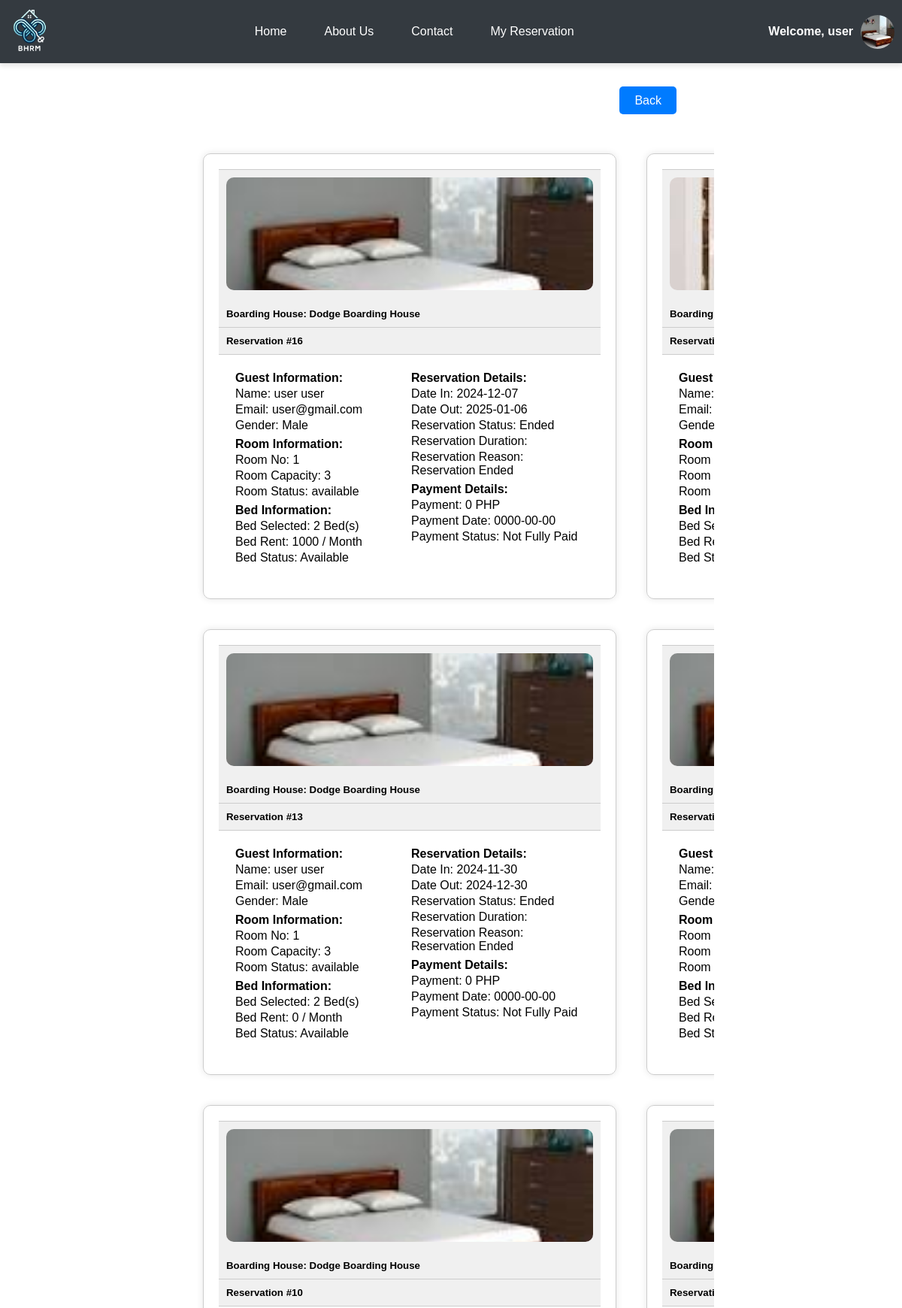
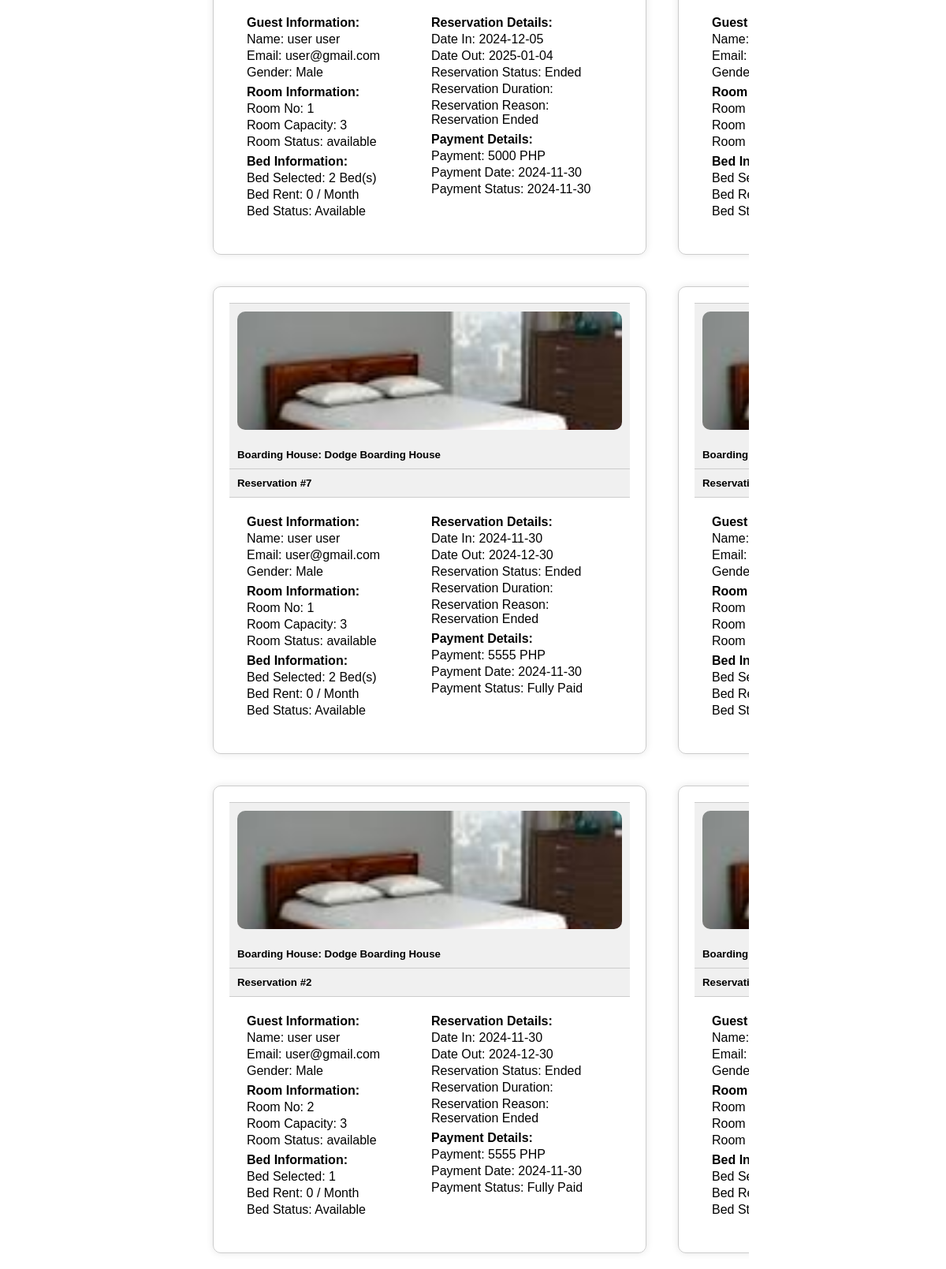
The page /reservation.php (signed in) on the database its author committed (2 pictures, top to bottom).
### tables this page shows
CREATE TABLE `users` (
  `id` int(11) NOT NULL,
  `image` varchar(255) NOT NULL,
  `fname` varchar(50) NOT NULL,
  `lname` varchar(50) NOT NULL,
  `uname` varchar(50) NOT NULL,
  `pass` varchar(50) NOT NULL,
  `role` varchar(50) NOT NULL,
  `hname` varchar(255) NOT NULL
);

CREATE TABLE `reservation` (
  `id` int(255) NOT NULL,
  `fname` varchar(255) NOT NULL,
  `lname` varchar(255) NOT NULL,
  `email` varchar(255) NOT NULL,
  `gender` varchar(255) NOT NULL,
  `date_in` date DEFAULT NULL,
  `date_out` date DEFAULT NULL,
  `tenant_status` varchar(255) NOT NULL,
  `addons` varchar(255) NOT NULL,
  `room_no` int(255) NOT NULL,
  `bed_no` varchar(255) NOT NULL,
  `bed_price` int(255) NOT NULL,
  `bed_stat` varchar(255) NOT NULL,
  `capacity` int(255) NOT NULL,
  `amenities` varchar(255) NOT NULL,
  `price` int(255) NOT NULL,
  `image` varchar(255) NOT NULL,
  `status` varchar(255) NOT NULL,
  `payment` int(255) NOT NULL,
  `pay_stat` varchar(255) NOT NULL,
  `pay_date` date DEFAULT NULL,
  `res_stat` varchar(255) NOT NULL,
  `res_duration` varchar(255) NOT NULL,
  `res_reason` varchar(255) NOT NULL,
  `hname` varchar(255) NOT NULL,
  `owner` varchar(255) NOT NULL
);

### reservation.php (the view, shortened to what this page needs)
<?php require 'php/connection.php';
?>
<!DOCTYPE html>
<html lang="en">
<head>
</head>
<body>
    <?php include 'navbar.php'; ?>
    <?php if(!empty($_SESSION['role']) && $_SESSION['role'] == 'landlord'): ?>
    <?php else: ?>
        <div class="back">
            <div>
                <?php
                    if(empty($_SESSION['uname'])){
                        echo "<a class='btn' href='index.php'>Back</a>";
                    }else{
                        echo "<a class='btn' href='index.php'>Back</a>";
                    }
                ?>
            </div>
        </div>
    <?php endif; ?>
    <div class="container">
        <?php
        $uname = $_SESSION['uname'];
        if (!empty($_SESSION['uname']) && $_SESSION['role'] == 'user' && empty($_SESSION['hname'])) {
            $query = "SELECT * FROM reservation WHERE email = '$uname' ORDER BY id DESC";
            $result = mysqli_query($conn, $query);
            while ($reservation = mysqli_fetch_assoc($result)) {
                $hname = $reservation['hname'];
        ?>
                <div class="card">
                    <div class="card-footer">
                        <img src="<?php echo $reservation['image']; ?>" alt="Boarding House Image">
                    </div>
                    <div class="card-header">
                        <h5>Boarding House: <?php echo $reservation['hname']; ?></h5>
                    </div>
                    <div class="card-header">
                        <h5>Reservation #<?php echo $reservation['id']; ?></h5>
                    </div>
                    <div class="card-body">
                        <div class="row">
                            <div class="col-md-6">
                                <p><strong>Guest Information:</strong></p>
                                <p>Name: <?php echo $reservation['fname'] . ' ' . $reservation['lname']; ?></p>
                                <p>Email: <?php echo $reservation['email']; ?></p>
                                <p>Gender: <?php echo $reservation['gender']; ?></p>
                            </div>
                            <div class="col-md-6">
                                <p><strong>Room Information:</strong></p>
                                <p>Room No: <?php echo $reservation['room_no']; ?></p>
                                <p>Room Capacity: <?php echo $reservation['capacity']; ?></p>
                                <p>Room Status: <?php echo $reservation['status']; ?></p>
                            </div>
                            <div class="col-md-6">
                                <p><strong>Bed Information:</strong></p>
                                <p>Bed Selected: <?php echo $reservation['bed_no']; ?></p>
                                <p>Bed Rent: <?php echo $reservation['bed_price']; ?> / Month</p>
                                <p>Bed Status: <?php echo $reservation['bed_stat']; ?></p>
                            </div>
                        </div>
                        <div class="row">
                            <div class="col-md-6">
                                <p><strong>Reservation Details:</strong></p>
                                <p>Date In: <?php echo $reservation['date_in']; ?></p>
                                <p>Date Out: <?php echo $reservation['date_out']; ?></p>
                                <p>Reservation Status: <?php echo $reservation['res_stat']; ?></p>
                                <p>Reservation Duration: <?php echo $reservation['res_duration']; ?></p>
                                <p>Reservation Reason: <?php echo $reservation['res_reason']; ?></p>
                            </div>
                            <?php
                            $paymentQuery = "SELECT * FROM payments WHERE email = '$uname' AND hname = '$hname' ORDER BY id DESC";
                            $paymentResult = mysqli_query($conn, $paymentQuery);
                            if (mysqli_num_rows($paymentResult) > 0) {
                                while ($payment = mysqli_fetch_assoc($paymentResult)) {
                            ?>
                                    <div class="col-md-6">
                                        <p><strong>Payment Details:</strong></p>
                                        <p>Payment: <?php echo $payment['payment'] . ' PHP'; ?></p>
                                        <p>Payment Date: <?php echo $payment['pay_date']; ?></p>
                                        <p>Payment Status: <?php echo $payment['pay_stat']; ?></p>
                                    </div>
                                <?php
                                }
                            } else { ?>
                                <div class="col-md-6">
                                    <p><strong>Payment Details:</strong></p>
                                    <p>Payment: <?php echo $reservation['payment'] . ' PHP'; ?></p>
                                    <p>Payment Date: <?php echo $reservation['pay_date'];  ?></p>
                                    <p>Payment Status: <?php echo $reservation['pay_stat'];  ?></p>
                                </div>
                            <?php } ?>
                        </div>
                    </div>
                </div>
        <?php
            }
        }
        ?>
    </div>
</body>
</html>

### navbar.php (shortened to what this page needs)
<!DOCTYPE html>
<html lang="en">
<head>
</head>
<body>
    <?php
        if(!empty($_SESSION['uname'])){
            $uname = $_SESSION['uname'];
            $query = "select * from users where uname = '$uname'";
            $result = mysqli_query($conn, $query);
            $fetch = mysqli_fetch_assoc($result);
        }
    ?>
    <nav class="navbar">
        <a class="navbar-brand" href="#">
            <img src="images/logo.png" alt="Logo">
        </a>
        <div class="nav-links">
            <a class="nav-link" href="index.php">Home</a>
            <a class="nav-link" href="about.php">About Us</a>
            <a class="nav-link" href="contact.php">Contact</a>
            <?php if (!empty($_SESSION["uname"]) && !empty($_SESSION["role"]) && $_SESSION['role'] == 'user'): ?>
                <a class="nav-link" href="reservation.php">My Reservation</a>
            <?php endif; ?>
        </div>
        <div class="login">
            <?php if (empty($_SESSION['uname'])): ?>
                <a class="button" href="php/login.php">Login</a>
            <?php else: ?>
            <div class="profile-dropdown">
                <span>Welcome, <?php echo $fetch['fname']; ?></span>
                <img src="<?php echo $fetch['image']?>" alt="Profile Image" class="profile-img">
            </div>
            <?php endif; ?>
        </div>
    </nav>
</body>
</html>

### reservation.php (style rules this page uses)
* { margin: 0; padding: 0; box-sizing: border-box; font-family: sans-serif; }
a { text-decoration: none; color: black; }
body { margin: 0; font-family: Arial, sans-serif; margin-left: 220px; }
body { margin: 0; padding: 0; box-sizing: border-box; color: black; }
img { width: 150px; height: auto; }
.back { height: 100px; display: flex; justify-content: right; align-items: center; margin-right: 300px; }
.back a { height: auto; }
.btn { color: rgb(255, 255, 255); padding: 10px 20px; border-radius: 5px; font-size: 16px; cursor: pointer; background-color: #007bff; }
.container { margin: 0 250px; width: auto; display: grid; grid-template-columns: 1fr 1fr 1fr; grid-template-rows: 1fr; overflow-y: scroll; overflow-x: scroll; height: auto; }
.card { margin: 20px; padding: 20px; display: flex; flex-direction: column; justify-content: space-around; border: 1px solid #ccc; border-radius: 10px; box-shadow: 0 0 10px rgba(0, 0, 0, 0.1); width: 550px; }
.card-header { background-color: #f0f0f0; padding: 10px; border-bottom: 1px solid #ccc; }
.card-body { width: auto; padding: 20px; display: grid; grid-template-columns: 1fr 1fr; }
.col-md-6 { padding: 2px; }
.col-md-6 p { margin-bottom: 3px; }
.card-footer { padding: 10px; background-color: #f0f0f0; border-top: 1px solid #ccc; }
.card-footer img { width: 100%; height: 150px; object-fit: cover; border-radius: 10px; }

### navbar.php (style rules this page uses)
* { margin: 0; padding: 0; box-sizing: border-box; font-family: sans-serif; }
.navbar { background-color: #343a40; padding-top: 10; display: flex; justify-content: space-between; align-items: center; box-shadow: 0 4px 6px rgba(0, 0, 0, 0.1); }
.navbar-brand img { width: 80px; height: 80px; }
.nav-links { display: flex; justify-content: center; align-items: center; gap: 20px; }
.nav-link { color: white; text-decoration: none; padding: 10px 15px; transition: color 0.3s ease, transform 0.3s ease; }
.login { display: flex; align-items: center; position: relative; }
.profile-dropdown { position: relative; display: flex; align-items: center; cursor: pointer; }
.profile-img { width: 45px; height: 45px; border-radius: 50%; object-fit: cover; margin-right: 10px; }
.profile-dropdown span { font-weight: bold; color: white; margin-right: 10px; }

### rows shown on the page
users: fname "user", image (picture)
reservation: image (picture), hname "Dodge Boarding House", id "16", fname "user", lname "user", email "user@gmail.com", gender "Male", room_no "1", capacity "3", status "available", bed_no "2 Bed(s)", bed_price "1000", bed_stat "Available", date_in "2024-12-07", date_out "2025-01-06", res_stat "Ended", res_reason "Reservation Ended", payment "0", pay_date "0000-00-00", pay_stat "Not Fully Paid"
reservation: image (picture)
reservation: image (picture), hname "Dodge Boarding House", id "13", fname "user", lname "user", email "user@gmail.com", gender "Male", room_no "1", capacity "3", status "available", bed_no "2 Bed(s)", bed_price "0", bed_stat "Available", date_in "2024-11-30", date_out "2024-12-30", res_stat "Ended", res_reason "Reservation Ended", payment "0", pay_date "0000-00-00", pay_stat "Not Fully Paid"
reservation: image (picture)
reservation: image (picture), hname "Dodge Boarding House", id "10", fname "user", lname "user", email "user@gmail.com", gender "Male", room_no "1", capacity "3", status "available", bed_no "2 Bed(s)", bed_price "0", bed_stat "Available", date_in "2024-12-05", date_out "2025-01-04", res_stat "Ended", res_reason "Reservation Ended", payment "5000", pay_date "2024-11-30", pay_stat "2024-11-30"
reservation: image (picture)
reservation: image (picture), hname "Dodge Boarding House", id "7", fname "user", lname "user", email "user@gmail.com", gender "Male", room_no "1", capacity "3", status "available", bed_no "2 Bed(s)", bed_price "0", bed_stat "Available", date_in "2024-11-30", date_out "2024-12-30", res_stat "Ended", res_reason "Reservation Ended", payment "5555", pay_date "2024-11-30", pay_stat "Fully Paid"
reservation: image (picture)
reservation: image (picture), hname "Dodge Boarding House", id "2", fname "user", lname "user", email "user@gmail.com", gender "Male", room_no "2", capacity "3", status "available", bed_no "1", bed_price "0", bed_stat "Available", date_in "2024-11-30", date_out "2024-12-30", res_stat "Ended", res_reason "Reservation Ended", payment "5555", pay_date "2024-11-30", pay_stat "Fully Paid"
reservation: image (picture)
